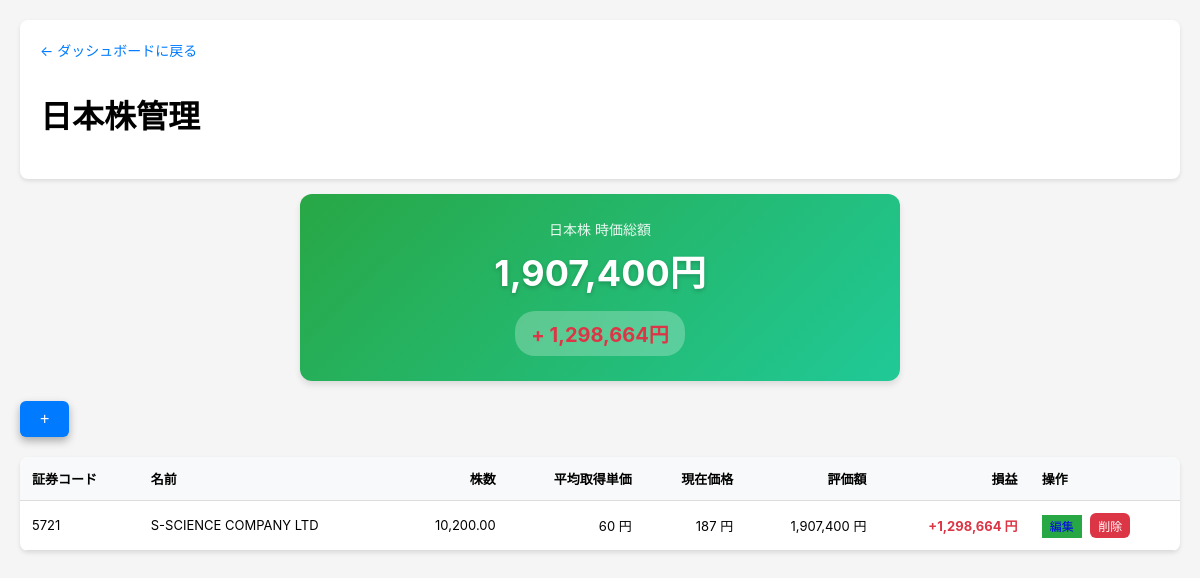
Screenshot of /assets/jp_stock (signed in) with the database file from the repository.
### tables this page shows
CREATE TABLE assets (
        id INTEGER PRIMARY KEY AUTOINCREMENT,
        user_id INTEGER,
        asset_type TEXT NOT NULL,
        symbol TEXT NOT NULL,
        name TEXT,
        quantity REAL NOT NULL,
        price REAL DEFAULT 0,
        created_at TIMESTAMP DEFAULT CURRENT_TIMESTAMP, avg_price REAL DEFAULT 0, current_price REAL DEFAULT 0, total_cost REAL DEFAULT 0, acquisition_price REAL, avg_cost REAL DEFAULT 0,
        FOREIGN KEY (user_id) REFERENCES users (id)
    );

### app.py (the view)
@app.route('/assets/<asset_type>')
def manage_assets(asset_type):
    user = get_current_user()
    if not user:
        return redirect(url_for('login'))
    conn = get_db()
    c = conn.cursor()
    if USE_POSTGRES:
        c.execute('''SELECT * FROM assets WHERE user_id = %s AND asset_type = %s
                    ORDER BY symbol''', (user['id'], asset_type))
    else:
        c.execute('''SELECT * FROM assets WHERE user_id = ? AND asset_type = ?
                    ORDER BY symbol''', (user['id'], asset_type))
    assets = c.fetchall()
    conn.close()
    type_info = {
        'jp_stock': {'title': '日本株', 'symbol_label': '証券コード', 'quantity_label': '株数'},
        'us_stock': {'title': '米国株', 'symbol_label': 'シンボル', 'quantity_label': '株数'},
        'gold': {'title': '金 (Gold)', 'symbol_label': '種類', 'quantity_label': '重量(g)'},
        'cash': {'title': '現金', 'symbol_label': '項目名', 'quantity_label': '金額'},
        'crypto': {'title': '暗号資産', 'symbol_label': '銘柄', 'quantity_label': '数量'}
    }
    info = type_info.get(asset_type, type_info['jp_stock'])
    crypto_symbols = CRYPTO_SYMBOLS
    return render_template('manage_assets.html', assets=assets, asset_type=asset_type, info=info, crypto_symbols=crypto_symbols)

### app.py (called while the page is built)
def get_db():
    if USE_POSTGRES:
        conn = psycopg2.connect(DATABASE_URL, cursor_factory=RealDictCursor)
        return conn
    else:
        conn = sqlite3.connect('portfolio.db')
        conn.row_factory = sqlite3.Row
        return conn

def get_current_user():
    if 'user_id' not in session:
        return None
    conn = get_db()
    c = conn.cursor()
    if USE_POSTGRES:
        c.execute('SELECT * FROM users WHERE id = %s', (session['user_id'],))
    else:
        c.execute('SELECT * FROM users WHERE id = ?', (session['user_id'],))
    user = c.fetchone()
    conn.close()
    return user

### templates/manage_assets.html (shortened to what this page needs)
{% extends "base.html" %}
{% block content %}
<div class="header">
    <a href="{{ url_for('dashboard') }}" class="back-link">← ダッシュボードに戻る</a>
    <h1>{{ info.title }}管理</h1>
</div>
{% if assets %}
    {% set total_value = namespace(amount=0) %}
    {% set total_cost = namespace(amount=0) %}
    {% for asset in assets %}
        {% if asset_type != 'cash' %}
            {% set total_value.amount = total_value.amount + (asset.quantity * asset.price) %}
            {% set total_cost.amount = total_cost.amount + (asset.quantity * asset.avg_cost) %}
        {% endif %}
    {% endfor %}
    {% set total_profit = total_value.amount - total_cost.amount %}
    <div class="summary-card">
        <div class="summary-title">{{ info.title }} 時価総額</div>
        <div class="summary-value">
            {% if asset_type == 'us_stock' %}
                ${{ "{:,.2f}".format(total_value.amount) }}
            {% else %}
                {{ "{:,.0f}".format(total_value.amount) }}円
            {% endif %}
        </div>
        {% if asset_type != 'cash' %}
        <div class="summary-profit">
            <span class="{% if total_profit >= 0 %}profit-red{% else %}profit-green{% endif %}">
                {% if total_profit >= 0 %}+{% endif %}
                {% if asset_type == 'us_stock' %}
                    ${{ "{:,.2f}".format(total_profit) }}
                {% else %}
                    {{ "{:,.0f}".format(total_profit) }}円
                {% endif %}
            </span>
        </div>
        {% endif %}
    </div>
{% endif %}
<button class="add-button" onclick="showAddForm()">+</button>
{% if assets %}
<table class="desktop-table">
    <thead>
        <tr>
            <th>{{ info.symbol_label }}</th>
            {% if asset_type not in ['cash'] %}<th>名前</th>{% endif %}
            <th class="text-right">{{ info.quantity_label }}</th>
            {% if asset_type not in ['cash'] %}
            <th class="text-right">平均取得単価</th>
            <th class="text-right">現在価格</th>
            <th class="text-right">評価額</th>
            <th class="text-right">損益</th>
            {% endif %}
            <th>操作</th>
        </tr>
    </thead>
    <tbody>
        {% for asset in assets %}
        <tr>
            <td>{{ asset.symbol }}</td>
            {% if asset_type not in ['cash'] %}<td>{{ asset.name or '-' }}</td>{% endif %}
            <td class="text-right">{{ "{:,.2f}".format(asset.quantity) }}</td>
            {% if asset_type not in ['cash'] %}
            <td class="text-right">
                {% if asset_type == 'us_stock' %}
                    ${{ "{:,.2f}".format(asset.avg_cost) }}
                {% else %}
                    {{ "{:,.0f}".format(asset.avg_cost) }} 円
                {% endif %}
            </td>
            <td class="text-right">
                {% if asset_type == 'us_stock' %}
                    ${{ "{:,.2f}".format(asset.price) }}
                {% else %}
                    {{ "{:,.0f}".format(asset.price) }} 円
                {% endif %}
            </td>
            <td class="text-right">
                {% if asset_type == 'us_stock' %}
                    ${{ "{:,.2f}".format(asset.quantity * asset.price) }}
                {% else %}
                    {{ "{:,.0f}".format(asset.quantity * asset.price) }} 円
                {% endif %}
            </td>
            <td class="text-right">
                {% set current_value = asset.quantity * asset.price %}
                {% set cost_value = asset.quantity * asset.avg_cost %}
                {% set profit = current_value - cost_value %}
                {% if profit >= 0 %}
                    <span class="profit-red">
                        {% if asset_type == 'us_stock' %}
                            +${{ "{:,.2f}".format(profit) }}
                        {% else %}
                            +{{ "{:,.0f}".format(profit) }} 円
                        {% endif %}
                    </span>
                {% endif %}
            </td>
            {% endif %}
            <td>
                <a href="{{ url_for('edit_asset', asset_id=asset.id) }}" class="update-btn" style="text-decoration: none; padding: 4px 8px; font-size: 12px; margin-right: 5px;">編集</a>
                <form method="post" action="{{ url_for('delete_asset') }}" style="display: inline;">
                    <button type="submit" class="delete-btn" style="padding: 4px 8px; font-size: 12px;" onclick="return confirm('削除しますか？')">削除</button>
                </form>
            </td>
        </tr>
        {% endfor %}
    </tbody>
</table>
{% else %}
<div class="empty-state">
    <div class="empty-state-icon">📊</div>
    <p>まだ{{ info.title }}が登録されていません。<br>右下の「+」ボタンから追加してください。</p>
</div>
{% endif %}
{% endblock %}

### templates/base.html (style rules this page uses)
* { box-sizing: border-box; }
body { font-family: -apple-system, BlinkMacSystemFont, "Segoe UI", Roboto, "Helvetica Neue", Arial, sans-serif; margin: 0; padding: 10px; background: #f5f5f5; }
.header { background: white; padding: 15px; border-radius: 8px; margin-bottom: 15px; box-shadow: 0 2px 4px rgba(0,0,0,0.1); }
.back-link { color: #007bff; text-decoration: none; font-size: 14px; display: inline-block; margin-bottom: 10px; }
button { padding: 10px 16px; background: #007bff; color: white; border: none; border-radius: 4px; cursor: pointer; font-size: 14px; width: 100%; }
.delete-btn { background: #dc3545; padding: 8px 12px; font-size: 13px; }
.update-btn { background: #28a745; }
table { width: 100%; border-collapse: collapse; background: white; border-radius: 8px; overflow: hidden; box-shadow: 0 2px 4px rgba(0,0,0,0.1); }
th, td { padding: 12px; text-align: left; border-bottom: 1px solid #ddd; font-size: 13px; }
th { background: #f8f9fa; font-weight: bold; }
.text-right { text-align: right; }
@media (min-width: 768px) { body { padding: 20px; } }
@media (min-width: 768px) { .header { padding: 20px; } }
@media (min-width: 768px) { button { width: auto; } }

### templates/manage_assets.html (style rules this page uses)
.profit-red { color: #dc3545; font-weight: bold; }
.summary-card { background: linear-gradient(135deg, #28a745 0%, #20c997 100%); color: white; border-radius: 12px; padding: 25px; margin-bottom: 20px; box-shadow: 0 4px 6px rgba(0,0,0,0.1); text-align: center; }
.summary-title { font-size: 14px; opacity: 0.9; margin-bottom: 5px; }
.summary-value { font-size: 36px; font-weight: bold; margin-bottom: 15px; text-shadow: 0 2px 4px rgba(0,0,0,0.2); }
.summary-profit { font-size: 20px; font-weight: bold; padding: 8px 16px; background: rgba(255,255,255,0.25); border-radius: 20px; display: inline-block; color: white; }
.add-button { background: #007bff; color: white; border: none; border-radius: 50%; width: 56px; height: 56px; font-size: 32px; position: fixed; bottom: 20px; right: 20px; box-shadow: 0 4px 8px rgba(0,0,0,0.3); cursor: pointer; z-index: 1000; display: flex; align-items: center; justify-content: center; line-height: 1; }
.edit-btn, .delete-btn { flex: 1; padding: 10px; border-radius: 6px; text-align: center; text-decoration: none; font-size: 14px; border: none; cursor: pointer; font-weight: 500; }
.delete-btn { background: #dc3545; color: white; }
.desktop-table { display: none; }
@media (min-width: 1024px) { .desktop-table { display: table; } }
@media (min-width: 1024px) { .add-button { position: static; width: auto; height: auto; border-radius: 6px; padding: 10px 20px; font-size: 16px; margin-bottom: 20px; } }
@media (min-width: 1024px) { .summary-card { max-width: 600px; margin-left: auto; margin-right: auto; } }

### rows the page displays
assets: symbol "5721", name "S-SCIENCE COMPANY LTD", quantity "10,200.00", avg_cost "60", price "187", asset.quantity*asset.price "1,907,400", profit "1,298,664"

### other values shown
{{ info.title }} "日本株"
{{ "{:,.0f}".format(total_value.amount) }} "1,907,400"
{{ "{:,.0f}".format(total_profit) }} "1,298,664"
{{ info.symbol_label }} "証券コード"
{{ info.quantity_label }} "株数"
